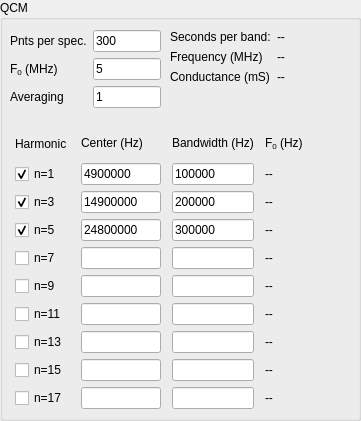
   <widget class="QGroupBox" name="qcm_box">
    <property name="enabled">
     <bool>true</bool>
    </property>
    <property name="geometry">
     <rect>
      <x>570</x>
      <y>10</y>
      <width>361</width>
      <height>421</height>
     </rect>
    </property>
    <property name="styleSheet">
     <string notr="true"/>
    </property>
    <property name="title">
     <string>QCM</string>
    </property>
    <widget class="QWidget" name="gridLayoutWidget_4">
     <property name="geometry">
      <rect>
       <x>10</x>
       <y>130</y>
       <width>343</width>
       <height>279</height>
      </rect>
     </property>
     <layout class="QGridLayout" name="qcm_n_grid">
      <item row="2" column="1">
       <widget class="QLineEdit" name="bc_n3">
        <property name="sizePolicy">
         <sizepolicy hsizetype="MinimumExpanding" vsizetype="Fixed">
          <horstretch>0</horstretch>
          <verstretch>0</verstretch>
         </sizepolicy>
        </property>
        <property name="maximumSize">
         <size>
          <width>80</width>
          <height>16777215</height>
         </size>
        </property>
        <property name="text">
         <string>14900000</string>
        </property>
        <property name="placeholderText">
         <string/>
        </property>
       </widget>
      </item>
      <item row="8" column="1">
       <widget class="QLineEdit" name="bc_n15">
        <property name="sizePolicy">
         <sizepolicy hsizetype="MinimumExpanding" vsizetype="Fixed">
          <horstretch>0</horstretch>
          <verstretch>0</verstretch>
         </sizepolicy>
        </property>
        <property name="maximumSize">
         <size>
          <width>80</width>
          <height>16777215</height>
         </size>
        </property>
       </widget>
      </item>
      <item row="9" column="1">
       <widget class="QLineEdit" name="bc_n17">
        <property name="sizePolicy">
         <sizepolicy hsizetype="MinimumExpanding" vsizetype="Fixed">
          <horstretch>0</horstretch>
          <verstretch>0</verstretch>
         </sizepolicy>
        </property>
        <property name="maximumSize">
         <size>
          <width>80</width>
          <height>16777215</height>
         </size>
        </property>
       </widget>
      </item>
      <item row="6" column="0">
       <widget class="QCheckBox" name="n11_on">
        <property name="sizePolicy">
         <sizepolicy hsizetype="Fixed" vsizetype="Fixed">
          <horstretch>0</horstretch>
          <verstretch>0</verstretch>
         </sizepolicy>
        </property>
        <property name="maximumSize">
         <size>
          <width>55</width>
          <height>16777215</height>
         </size>
        </property>
        <property name="text">
         <string>n=11</string>
        </property>
       </widget>
      </item>
      <item row="7" column="1">
       <widget class="QLineEdit" name="bc_n13">
        <property name="sizePolicy">
         <sizepolicy hsizetype="MinimumExpanding" vsizetype="Fixed">
          <horstretch>0</horstretch>
          <verstretch>0</verstretch>
         </sizepolicy>
        </property>
        <property name="maximumSize">
         <size>
          <width>80</width>
          <height>16777215</height>
         </size>
        </property>
       </widget>
      </item>
      <item row="6" column="1">
       <widget class="QLineEdit" name="bc_n11">
        <property name="sizePolicy">
         <sizepolicy hsizetype="MinimumExpanding" vsizetype="Fixed">
          <horstretch>0</horstretch>
          <verstretch>0</verstretch>
         </sizepolicy>
        </property>
        <property name="maximumSize">
         <size>
          <width>80</width>
          <height>16777215</height>
         </size>
        </property>
       </widget>
      </item>
      <item row="1" column="3">
       <widget class="QLabel" name="realf0_n1">
        <property name="sizePolicy">
         <sizepolicy hsizetype="Fixed" vsizetype="Minimum">
          <horstretch>0</horstretch>
          <verstretch>0</verstretch>
         </sizepolicy>
        </property>
        <property name="minimumSize">
         <size>
          <width>80</width>
          <height>0</height>
         </size>
        </property>
        <property name="text">
         <string>--</string>
        </property>
       </widget>
      </item>
      <item row="7" column="0">
       <widget class="QCheckBox" name="n13_on">
        <property name="sizePolicy">
         <sizepolicy hsizetype="Fixed" vsizetype="Fixed">
          <horstretch>0</horstretch>
          <verstretch>0</verstretch>
         </sizepolicy>
        </property>
        <property name="maximumSize">
         <size>
          <width>55</width>
          <height>16777215</height>
         </size>
        </property>
        <property name="text">
         <string>n=13</string>
        </property>
       </widget>
      </item>
      <item row="9" column="0">
       <widget class="QCheckBox" name="n17_on">
        <property name="sizePolicy">
         <sizepolicy hsizetype="Fixed" vsizetype="Fixed">
          <horstretch>0</horstretch>
          <verstretch>0</verstretch>
         </sizepolicy>
        </property>
        <property name="maximumSize">
         <size>
          <width>55</width>
          <height>16777215</height>
         </size>
        </property>
        <property name="text">
         <string>n=17</string>
        </property>
       </widget>
      </item>
      <item row="8" column="0">
       <widget class="QCheckBox" name="n15_on">
        <property name="sizePolicy">
         <sizepolicy hsizetype="Fixed" vsizetype="Fixed">
          <horstretch>0</horstretch>
          <verstretch>0</verstretch>
         </sizepolicy>
        </property>
        <property name="maximumSize">
         <size>
          <width>55</width>
          <height>16777215</height>
         </size>
        </property>
        <property name="text">
         <string>n=15</string>
        </property>
       </widget>
      </item>
      <item row="0" column="2">
       <widget class="QLabel" name="bandwidth_label">
        <property name="sizePolicy">
         <sizepolicy hsizetype="Maximum" vsizetype="Preferred">
          <horstretch>0</horstretch>
          <verstretch>0</verstretch>
         </sizepolicy>
        </property>
        <property name="text">
         <string>&lt;html&gt;&lt;head/&gt;&lt;body&gt;&lt;p&gt;Bandwidth (Hz)&lt;/p&gt;&lt;/body&gt;&lt;/html&gt;</string>
        </property>
       </widget>
      </item>
      <item row="3" column="1">
       <widget class="QLineEdit" name="bc_n5">
        <property name="sizePolicy">
         <sizepolicy hsizetype="MinimumExpanding" vsizetype="Fixed">
          <horstretch>0</horstretch>
          <verstretch>0</verstretch>
         </sizepolicy>
        </property>
        <property name="maximumSize">
         <size>
          <width>80</width>
          <height>16777215</height>
         </size>
        </property>
        <property name="text">
         <string>24800000</string>
        </property>
        <property name="placeholderText">
         <string/>
        </property>
       </widget>
      </item>
      <item row="3" column="0">
       <widget class="QCheckBox" name="n5_on">
        <property name="sizePolicy">
         <sizepolicy hsizetype="Fixed" vsizetype="Fixed">
          <horstretch>0</horstretch>
          <verstretch>0</verstretch>
         </sizepolicy>
        </property>
        <property name="maximumSize">
         <size>
          <width>55</width>
          <height>16777215</height>
         </size>
        </property>
        <property name="text">
         <string>n=5</string>
        </property>
        <property name="checked">
         <bool>true</bool>
        </property>
       </widget>
      </item>
      <item row="1" column="2">
       <widget class="QLineEdit" name="bw_n1">
        <property name="sizePolicy">
         <sizepolicy hsizetype="Ignored" vsizetype="Fixed">
          <horstretch>0</horstretch>
          <verstretch>0</verstretch>
         </sizepolicy>
        </property>
        <property name="text">
         <string>100000</string>
        </property>
        <property name="placeholderText">
         <string/>
        </property>
       </widget>
      </item>
      <item row="0" column="3">
       <widget class="QLabel" name="measured_f0_label">
        <property name="sizePolicy">
         <sizepolicy hsizetype="Fixed" vsizetype="Preferred">
          <horstretch>0</horstretch>
          <verstretch>0</verstretch>
         </sizepolicy>
        </property>
        <property name="minimumSize">
         <size>
          <width>80</width>
          <height>0</height>
         </size>
        </property>
        <property name="text">
         <string>&lt;html&gt;&lt;head/&gt;&lt;body&gt;&lt;p&gt;F&lt;span style=&quot; vertical-align:sub;&quot;&gt;0&lt;/span&gt; (Hz)&lt;/p&gt;&lt;/body&gt;&lt;/html&gt;</string>
        </property>
       </widget>
      </item>
      <item row="0" column="0">
       <widget class="QLabel" name="harmonics_label">
        <property name="sizePolicy">
         <sizepolicy hsizetype="Fixed" vsizetype="Preferred">
          <horstretch>0</horstretch>
          <verstretch>0</verstretch>
         </sizepolicy>
        </property>
        <property name="maximumSize">
         <size>
          <width>55</width>
          <height>16777215</height>
         </size>
        </property>
        <property name="text">
         <string>Harmonic</string>
        </property>
       </widget>
      </item>
      <item row="3" column="3">
       <widget class="QLabel" name="realf0_n5">
        <property name="sizePolicy">
         <sizepolicy hsizetype="Fixed" vsizetype="Minimum">
          <horstretch>0</horstretch>
          <verstretch>0</verstretch>
         </sizepolicy>
        </property>
        <property name="minimumSize">
         <size>
          <width>80</width>
          <height>0</height>
         </size>
        </property>
        <property name="text">
         <string>--</string>
        </property>
       </widget>
      </item>
      <item row="6" column="3">
       <widget class="QLabel" name="realf0_n11">
        <property name="sizePolicy">
         <sizepolicy hsizetype="Fixed" vsizetype="Preferred">
          <horstretch>0</horstretch>
          <verstretch>0</verstretch>
         </sizepolicy>
        </property>
        <property name="minimumSize">
         <size>
          <width>80</width>
          <height>0</height>
         </size>
        </property>
        <property name="text">
         <string>--</string>
        </property>
       </widget>
      </item>
      <item row="4" column="1">
       <widget class="QLineEdit" name="bc_n7">
        <property name="sizePolicy">
         <sizepolicy hsizetype="MinimumExpanding" vsizetype="Fixed">
          <horstretch>0</horstretch>
          <verstretch>0</verstretch>
         </sizepolicy>
        </property>
        <property name="maximumSize">
         <size>
          <width>80</width>
          <height>16777215</height>
         </size>
        </property>
        <property name="placeholderText">
         <string/>
        </property>
       </widget>
      </item>
      <item row="9" column="3">
       <widget class="QLabel" name="realf0_n17">
        <property name="sizePolicy">
         <sizepolicy hsizetype="Fixed" vsizetype="Preferred">
          <horstretch>0</horstretch>
          <verstretch>0</verstretch>
         </sizepolicy>
        </property>
        <property name="minimumSize">
         <size>
          <width>80</width>
          <height>0</height>
         </size>
        </property>
        <property name="text">
         <string>--</string>
        </property>
       </widget>
      </item>
      <item row="4" column="3">
       <widget class="QLabel" name="realf0_n7">
        <property name="sizePolicy">
         <sizepolicy hsizetype="Fixed" vsizetype="Preferred">
          <horstretch>0</horstretch>
          <verstretch>0</verstretch>
         </sizepolicy>
        </property>
        <property name="minimumSize">
         <size>
          <width>80</width>
          <height>0</height>
         </size>
        </property>
        <property name="text">
         <string>--</string>
        </property>
       </widget>
      </item>
      <item row="8" column="3">
       <widget class="QLabel" name="realf0_n15">
        <property name="sizePolicy">
         <sizepolicy hsizetype="Fixed" vsizetype="Preferred">
          <horstretch>0</horstretch>
          <verstretch>0</verstretch>
         </sizepolicy>
        </property>
        <property name="minimumSize">
         <size>
          <width>80</width>
          <height>0</height>
         </size>
        </property>
        <property name="text">
         <string>--</string>
        </property>
       </widget>
      </item>
      <item row="5" column="0">
       <widget class="QCheckBox" name="n9_on">
        <property name="sizePolicy">
         <sizepolicy hsizetype="Fixed" vsizetype="Fixed">
          <horstretch>0</horstretch>
          <verstretch>0</verstretch>
         </sizepolicy>
        </property>
        <property name="maximumSize">
         <size>
          <width>55</width>
          <height>16777215</height>
         </size>
        </property>
        <property name="text">
         <string>n=9</string>
        </property>
       </widget>
      </item>
      <item row="5" column="3">
       <widget class="QLabel" name="realf0_n9">
        <property name="sizePolicy">
         <sizepolicy hsizetype="Fixed" vsizetype="Preferred">
          <horstretch>0</horstretch>
          <verstretch>0</verstretch>
         </sizepolicy>
        </property>
        <property name="minimumSize">
         <size>
          <width>80</width>
          <height>0</height>
         </size>
        </property>
        <property name="text">
         <string>--</string>
        </property>
       </widget>
      </item>
      <item row="2" column="0">
       <widget class="QCheckBox" name="n3_on">
        <property name="sizePolicy">
         <sizepolicy hsizetype="Fixed" vsizetype="Fixed">
          <horstretch>0</horstretch>
          <verstretch>0</verstretch>
         </sizepolicy>
        </property>
        <property name="maximumSize">
         <size>
          <width>55</width>
          <height>16777215</height>
         </size>
        </property>
        <property name="text">
         <string>n=3</string>
        </property>
        <property name="checked">
         <bool>true</bool>
        </property>
        <property name="tristate">
         <bool>false</bool>
        </property>
       </widget>
      </item>
      <item row="1" column="1">
       <widget class="QLineEdit" name="bc_n1">
        <property name="sizePolicy">
         <sizepolicy hsizetype="MinimumExpanding" vsizetype="Fixed">
          <horstretch>0</horstretch>
          <verstretch>0</verstretch>
         </sizepolicy>
        </property>
        <property name="maximumSize">
         <size>
          <width>80</width>
          <height>16777215</height>
         </size>
        </property>
        <property name="text">
         <string>4900000</string>
        </property>
        <property name="placeholderText">
         <string/>
        </property>
       </widget>
      </item>
      <item row="1" column="0">
       <widget class="QCheckBox" name="n1_on">
        <property name="sizePolicy">
         <sizepolicy hsizetype="Fixed" vsizetype="Fixed">
          <horstretch>0</horstretch>
          <verstretch>0</verstretch>
         </sizepolicy>
        </property>
        <property name="maximumSize">
         <size>
          <width>55</width>
          <height>16777215</height>
         </size>
        </property>
        <property name="text">
         <string>n=1</string>
        </property>
        <property name="checked">
         <bool>true</bool>
        </property>
        <property name="tristate">
         <bool>false</bool>
        </property>
       </widget>
      </item>
      <item row="7" column="3">
       <widget class="QLabel" name="realf0_n13">
        <property name="sizePolicy">
         <sizepolicy hsizetype="Fixed" vsizetype="Preferred">
          <horstretch>0</horstretch>
          <verstretch>0</verstretch>
         </sizepolicy>
        </property>
        <property name="minimumSize">
         <size>
          <width>80</width>
          <height>0</height>
         </size>
        </property>
        <property name="text">
         <string>--</string>
        </property>
       </widget>
      </item>
      <item row="2" column="3">
       <widget class="QLabel" name="realf0_n3">
        <property name="sizePolicy">
         <sizepolicy hsizetype="Fixed" vsizetype="Minimum">
          <horstretch>0</horstretch>
          <verstretch>0</verstretch>
         </sizepolicy>
        </property>
        <property name="minimumSize">
         <size>
          <width>80</width>
          <height>0</height>
         </size>
        </property>
        <property name="text">
         <string>--</string>
        </property>
       </widget>
      </item>
      <item row="5" column="1">
       <widget class="QLineEdit" name="bc_n9">
        <property name="sizePolicy">
         <sizepolicy hsizetype="MinimumExpanding" vsizetype="Fixed">
          <horstretch>0</horstretch>
          <verstretch>0</verstretch>
         </sizepolicy>
        </property>
        <property name="maximumSize">
         <size>
          <width>80</width>
          <height>16777215</height>
         </size>
        </property>
       </widget>
      </item>
      <item row="4" column="0">
       <widget class="QCheckBox" name="n7_on">
        <property name="sizePolicy">
         <sizepolicy hsizetype="Fixed" vsizetype="Fixed">
          <horstretch>0</horstretch>
          <verstretch>0</verstretch>
         </sizepolicy>
        </property>
        <property name="maximumSize">
         <size>
          <width>55</width>
          <height>16777215</height>
         </size>
        </property>
        <property name="text">
         <string>n=7</string>
        </property>
        <property name="checked">
         <bool>false</bool>
        </property>
       </widget>
      </item>
      <item row="3" column="2">
       <widget class="QLineEdit" name="bw_n5">
        <property name="sizePolicy">
         <sizepolicy hsizetype="Ignored" vsizetype="Fixed">
          <horstretch>0</horstretch>
          <verstretch>0</verstretch>
         </sizepolicy>
        </property>
        <property name="text">
         <string>300000</string>
        </property>
        <property name="placeholderText">
         <string/>
        </property>
       </widget>
      </item>
      <item row="4" column="2">
       <widget class="QLineEdit" name="bw_n7">
        <property name="sizePolicy">
         <sizepolicy hsizetype="Ignored" vsizetype="Fixed">
          <horstretch>0</horstretch>
          <verstretch>0</verstretch>
         </sizepolicy>
        </property>
        <property name="placeholderText">
         <string/>
        </property>
       </widget>
      </item>
      <item row="0" column="1">
       <widget class="QLabel" name="harmonics_label_2">
        <property name="sizePolicy">
         <sizepolicy hsizetype="MinimumExpanding" vsizetype="Preferred">
          <horstretch>0</horstretch>
          <verstretch>0</verstretch>
         </sizepolicy>
        </property>
        <property name="maximumSize">
         <size>
          <width>80</width>
          <height>16777215</height>
         </size>
        </property>
        <property name="text">
         <string>&lt;html&gt;&lt;head/&gt;&lt;body&gt;&lt;p&gt;Center (Hz)&lt;/p&gt;&lt;/body&gt;&lt;/html&gt;</string>
        </property>
       </widget>
      </item>
      <item row="2" column="2">
       <widget class="QLineEdit" name="bw_n3">
        <property name="sizePolicy">
         <sizepolicy hsizetype="Ignored" vsizetype="Fixed">
          <horstretch>0</horstretch>
          <verstretch>0</verstretch>
         </sizepolicy>
        </property>
        <property name="text">
         <string>200000</string>
        </property>
        <property name="placeholderText">
         <string/>
        </property>
       </widget>
      </item>
      <item row="5" column="2">
       <widget class="QLineEdit" name="bw_n9">
        <property name="sizePolicy">
         <sizepolicy hsizetype="Ignored" vsizetype="Fixed">
          <horstretch>0</horstretch>
          <verstretch>0</verstretch>
         </sizepolicy>
        </property>
        <property name="placeholderText">
         <string/>
        </property>
       </widget>
      </item>
      <item row="6" column="2">
       <widget class="QLineEdit" name="bw_n11">
        <property name="sizePolicy">
         <sizepolicy hsizetype="Ignored" vsizetype="Fixed">
          <horstretch>0</horstretch>
          <verstretch>0</verstretch>
         </sizepolicy>
        </property>
        <property name="placeholderText">
         <string/>
        </property>
       </widget>
      </item>
      <item row="7" column="2">
       <widget class="QLineEdit" name="bw_n13">
        <property name="sizePolicy">
         <sizepolicy hsizetype="Ignored" vsizetype="Fixed">
          <horstretch>0</horstretch>
          <verstretch>0</verstretch>
         </sizepolicy>
        </property>
        <property name="placeholderText">
         <string/>
        </property>
       </widget>
      </item>
      <item row="8" column="2">
       <widget class="QLineEdit" name="bw_n15">
        <property name="sizePolicy">
         <sizepolicy hsizetype="Ignored" vsizetype="Fixed">
          <horstretch>0</horstretch>
          <verstretch>0</verstretch>
         </sizepolicy>
        </property>
        <property name="placeholderText">
         <string/>
        </property>
       </widget>
      </item>
      <item row="9" column="2">
       <widget class="QLineEdit" name="bw_n17">
        <property name="sizePolicy">
         <sizepolicy hsizetype="Ignored" vsizetype="Fixed">
          <horstretch>0</horstretch>
          <verstretch>0</verstretch>
         </sizepolicy>
        </property>
        <property name="placeholderText">
         <string/>
        </property>
       </widget>
      </item>
     </layout>
    </widget>
    <widget class="QWidget" name="gridLayoutWidget_5">
     <property name="geometry">
      <rect>
       <x>10</x>
       <y>30</y>
       <width>151</width>
       <height>81</height>
      </rect>
     </property>
     <layout class="QGridLayout" name="qcm_settings_grid">
      <item row="0" column="0">
       <widget class="QLabel" name="qcm_points_label">
        <property name="text">
         <string>Pnts per spec.</string>
        </property>
       </widget>
      </item>
      <item row="2" column="0">
       <widget class="QLabel" name="averaging_label">
        <property name="text">
         <string>Averaging</string>
        </property>
       </widget>
      </item>
      <item row="1" column="0">
       <widget class="QLabel" name="qcm_f0_label">
        <property name="text">
         <string>&lt;html&gt;&lt;head/&gt;&lt;body&gt;&lt;p&gt;F&lt;span style=&quot; vertical-align:sub;&quot;&gt;0&lt;/span&gt; (MHz)&lt;/p&gt;&lt;/body&gt;&lt;/html&gt;</string>
        </property>
        <property name="textFormat">
         <enum>Qt::RichText</enum>
        </property>
       </widget>
      </item>
      <item row="0" column="1">
       <widget class="QLineEdit" name="set_band_points">
        <property name="text">
         <string>300</string>
        </property>
        <property name="placeholderText">
         <string>1000</string>
        </property>
       </widget>
      </item>
      <item row="1" column="1">
       <widget class="QLineEdit" name="set_f0">
        <property name="text">
         <string>5</string>
        </property>
        <property name="placeholderText">
         <string>5</string>
        </property>
       </widget>
      </item>
      <item row="2" column="1">
       <widget class="QLineEdit" name="set_qcm_averaging">
        <property name="text">
         <string>1</string>
        </property>
        <property name="placeholderText">
         <string>2</string>
        </property>
       </widget>
      </item>
     </layout>
    </widget>
    <widget class="QWidget" name="formLayoutWidget_4">
     <property name="geometry">
      <rect>
       <x>170</x>
       <y>30</y>
       <width>181</width>
       <height>81</height>
      </rect>
     </property>
     <layout class="QFormLayout" name="formLayout">
      <item row="1" column="0">
       <widget class="QLabel" name="label">
        <property name="text">
         <string>Frequency (MHz)</string>
        </property>
       </widget>
      </item>
      <item row="1" column="1">
       <widget class="QLabel" name="actual_frequency">
        <property name="text">
         <string>--</string>
        </property>
       </widget>
      </item>
      <item row="2" column="0">
       <widget class="QLabel" name="label_2">
        <property name="text">
         <string>Conductance (mS)</string>
        </property>
       </widget>
      </item>
      <item row="2" column="1">
       <widget class="QLabel" name="actual_conductance">
        <property name="text">
         <string>--</string>
        </property>
       </widget>
      </item>
      <item row="0" column="1">
       <widget class="QLabel" name="sec_per_band">
        <property name="text">
         <string>--</string>
        </property>
       </widget>
      </item>
      <item row="0" column="0">
       <widget class="QLabel" name="sec_per_band_label">
        <property name="text">
         <string>Seconds per band:</string>
        </property>
       </widget>
      </item>
     </layout>
    </widget>
   </widget>
